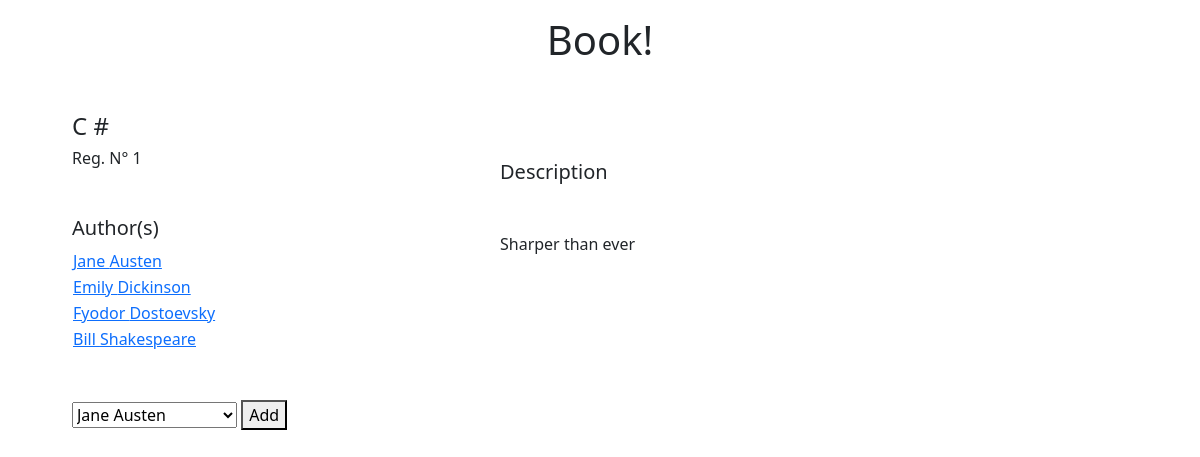
Screenshot of /book/1 with the database file from the repository.
### books_authors_app/models.py (models this page shows, shortened)
class Book(models.Model):
    title = models.CharField(max_length=255)
    description = models.TextField(max_length=255)
    created_at = models.DateTimeField(auto_now_add=True, null=True)
    updated_at = models.DateTimeField(auto_now=True, null=True)

class Author(models.Model):
    first_name = models.CharField(max_length=255)
    last_name = models.CharField(max_length=255)
    notes = models.TextField(default=" ")
    books = models.ManyToManyField(Book, related_name="authors")
    created_at = models.DateTimeField(auto_now_add=True, null=True)
    updated_at = models.DateTimeField(auto_now=True, null=True)

### books_authors_app/views.py (the view)
# urls.py: path('book/<int:id>', views.book), # especifico path para libros, usando ID
def book(request, id):
    books = Book.objects.get(id=id)
    authors = Author.objects.all()
    if request.method == 'GET':
        context = {
            'book': books,
            'author': authors
        }
        return render(request, 'book.html', context)
    if request.method == 'POST':
        author = Author.objects.get(id = request.POST['option'])
        print(author)
        books.authors.add(author)
        return redirect(f'/book/{id}')

### books_authors_app/templates/book.html (shortened to what this page needs)
<!DOCTYPE html>
<html lang="en">
<head>
    <link href="https://cdn.jsdelivr.net/npm/bootstrap@5.1.0/dist/css/bootstrap.min.css" rel="stylesheet"
>
    {% load static %}
</head>
<body>
    <div class="container-fluid mt-3">
        <div class="col m-3 text-center">
            <h1>Book!</h1>
        </div>
        <div class="container col m-5">
            <div class="row align-items-start">
                <div class="col-4">
                    <h4>{{book.title}} </h4>
                    <h6>Reg. N° {{book.id}}</h6>
                    <div class="col mt-5">
                        <h5>Author(s)</h5>
                        <table>
                            <tbody>
                                {% for a in book.authors.all %}
                                <tr>
                                    <td><a href='/author/{{a.id}}'>{{ a.first_name }} {{a.last_name}}</a></td>
                                </tr>
                                {% endfor %}
                            </tbody>
                        </table>
                    </div>
                </div>
                <div class="col-6 ms-5 mt-5">
                    <div class="col-6">
                        <h5>Description</h5>
                    </div>
                    <div class="col-6 mt-5">
                        {{book.description}}
                    </div>
                </div>
            <div>
                <form action="/book/{{book.id}}" method="POST">
                        <select name="option" id="">
                            {%for a in book.authors.all %}
                                <option value="{{a.id}}">{{a.first_name}} {{a.last_name}}</option>
                            {%endfor%}
                        </select>
                    <button type="submit">Add</button>
                </form>
            </div>
            </div>
        </div>
</body>
</html>

### rows the page displays
Book: title "C #", id "1", description "Sharper than ever"
Author: first_name "Jane", last_name "Austen"
Author: first_name "Emily", last_name "Dickinson"
Author: first_name "Fyodor", last_name "Dostoevsky"
Author: first_name "Bill", last_name "Shakespeare"

### other values shown
form field option "Jane Austen"
